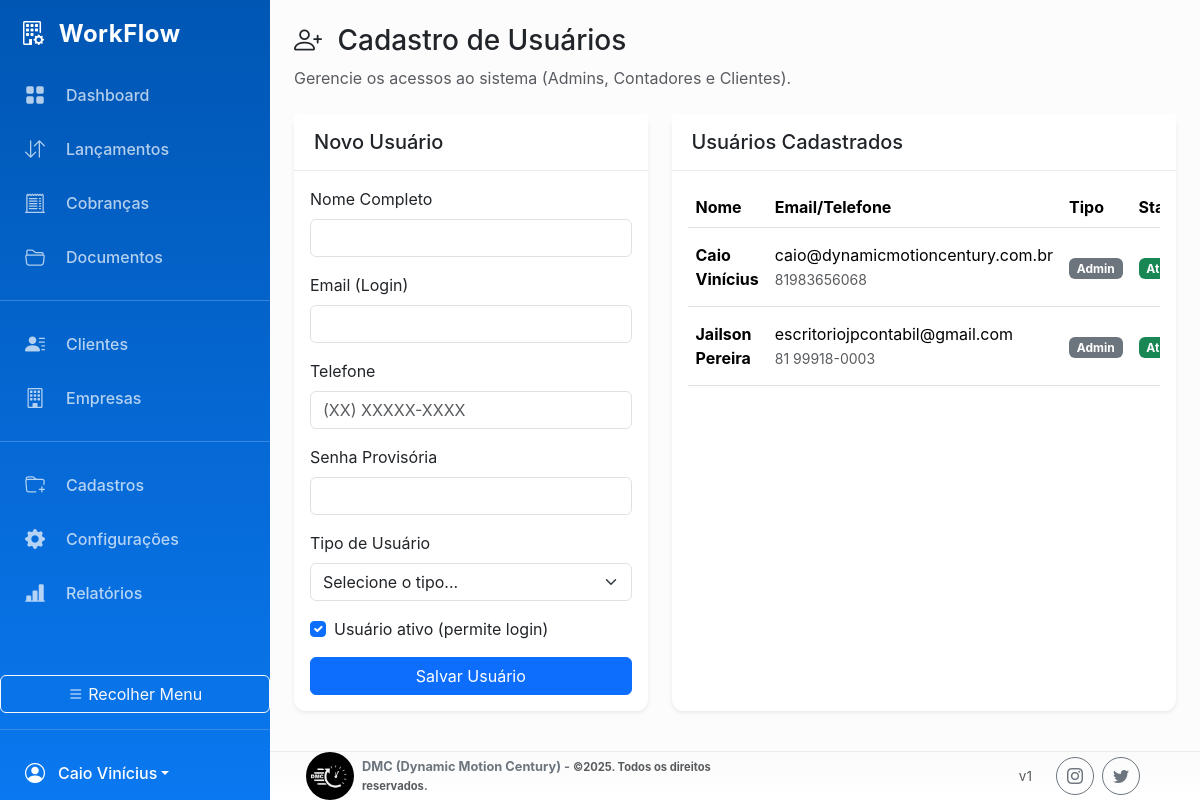
The app's page /index.php?page=cadastro_usuarios (signed in) with its own data.
### tables this page shows
CREATE TABLE `usuarios` (
  `id` int(11) NOT NULL,
  `nome` varchar(100) NOT NULL,
  `email` varchar(100) NOT NULL,
  `telefone` varchar(20) DEFAULT NULL,
  `senha` varchar(255) NOT NULL,
  `tipo` enum('admin','contador','cliente') NOT NULL,
  `id_cliente_associado` int(11) DEFAULT NULL,
  `acesso_lancamentos` tinyint(1) NOT NULL DEFAULT 0,
  `ativo` tinyint(1) DEFAULT 1
);

### pages/cadastro_usuarios.php (the view, shortened to what this page needs)
<?php
global $pdo;
$stmt_users = $pdo->query("SELECT id, nome, email, telefone, tipo, ativo, id_cliente_associado, acesso_lancamentos FROM usuarios ORDER BY nome");
$usuarios = $stmt_users->fetchAll();
?>
<div class="row g-4">
    <div class="col-lg-5">
        <div class="card shadow-sm">
            <div class="card-header">
                <h5 class="mb-0">Novo Usuário</h5>
            </div>
            <div class="card-body">
                <form action="process/crud_handler.php" method="POST">
                    <div class="mb-3">
                        <label for="nome" class="form-label">Nome Completo</label>
                        <input type="text" class="form-control" id="nome" name="nome" required>
                    </div>
                    <div class="mb-3">
                        <label for="email" class="form-label">Email (Login)</label>
                        <input type="email" class="form-control" id="email" name="email" required>
                    </div>
                    <div class="mb-3">
                        <label for="telefone" class="form-label">Telefone</label>
                        <input type="text" class="form-control" id="telefone" name="telefone" placeholder="(XX) XXXXX-XXXX">
                    </div>
                    <div class="mb-3">
                        <label for="senha" class="form-label">Senha Provisória</label>
                        <input type="password" class="form-control" id="senha" name="senha" required>
                    </div>
                    <div class="mb-3">
                        <label for="tipo_usuario" class="form-label">Tipo de Usuário</label>
                        <select class="form-select" id="tipo_usuario" name="tipo_usuario" required>
                            <option value="" selected disabled>Selecione o tipo...</option>
                        </select>
                    </div>
                    <div class="mb-3">
                        <div class="form-check">
                            <input class="form-check-input" type="checkbox" id="ativo" name="ativo" value="1" checked>
                            <label class="form-check-label" for="ativo">Usuário ativo (permite login)</label>
                        </div>
                    </div>
                    <div class="d-grid">
                        <button type="submit" class="btn btn-primary">Salvar Usuário</button>
                    </div>
                </form>
            </div>
        </div>
    </div>
    <div class="col-lg-7">
        <div class="card shadow-sm">
             <div class="card-header">
                <h5 class="mb-0">Usuários Cadastrados</h5>
            </div>
            <div class="card-body">
                <div class="table-responsive">
                    <table class="table table-hover align-middle">
                        <thead>
                            <tr>
                                <th>Nome</th>
                                <th>Email/Telefone</th>
                                <th>Tipo</th>
                                <th>Status</th>
                            </tr>
                        </thead>
                        <tbody>
                            <?php foreach ($usuarios as $usuario): ?>
                            <tr>
                                <td class="fw-bold"><?php echo htmlspecialchars($usuario['nome']); ?></td>
                                <td>
                                    <?php echo htmlspecialchars($usuario['email']); ?>
                                    <br>
                                    <small class="text-muted"><?php echo htmlspecialchars($usuario['telefone'] ?? 'N/A'); ?></small>
                                </td>
                                <td><span class="badge bg-secondary"><?php echo ucfirst($usuario['tipo']); ?></span></td>
                                <td>
                                    <?php echo ($usuario['ativo']) ? '<span class="badge bg-success">Ativo</span>' : '<span class="badge bg-danger">Inativo</span>'; ?>
                                </td>
                            </tr>
                            <?php endforeach; ?>
                        </tbody>
                    </table>
                </div>
            </div>
        </div>
    </div>
</div>

### assets/css/style.css (style rules this page uses)
:root { --bs-primary: #0A78F0; --bs-primary-rgb: 10, 120, 240; --bs-primary-darker: #0056b3; --bs-secondary: #6B7280; --bs-success: #10B981; --bs-danger: #EF4444; --bs-warning: #F59E0B; --sidebar-width: 270px; --sidebar-width-collapsed: 80px; }
body { background-color: #f8f9fa; font-family: -apple-system, BlinkMacSystemFont, "Segoe UI", Roboto, "Helvetica Neue", Arial, sans-serif; }
.card { border: none; box-shadow: 0 2px 10px rgba(0, 0, 0, 0.08); border-radius: 0.75rem; height: 100%; }
.card-header { background-color: #fff; border-bottom: 1px solid #e9ecef; font-weight: 600; padding: 1rem 1.25rem; display: flex; align-items: center; font-size: 1.1rem; }

### records on screen
usuarios: nome "Caio Vinícius", email "caio@dynamicmotioncentury.com.br", telefone "81983656068", tipo "Admin", ativo "Ativo"
usuarios: nome "Jailson Pereira", email "escritoriojpcontabil@gmail.com", telefone "81 99918-0003", tipo "Admin", ativo "Ativo"

### other values on screen
$_SESSION['user_nome'] "Caio Vinícius"
$title "Cadastro de Usuários"
$subtitle "Gerencie os acessos ao sistema (Admins, Contadores e Clientes)."
